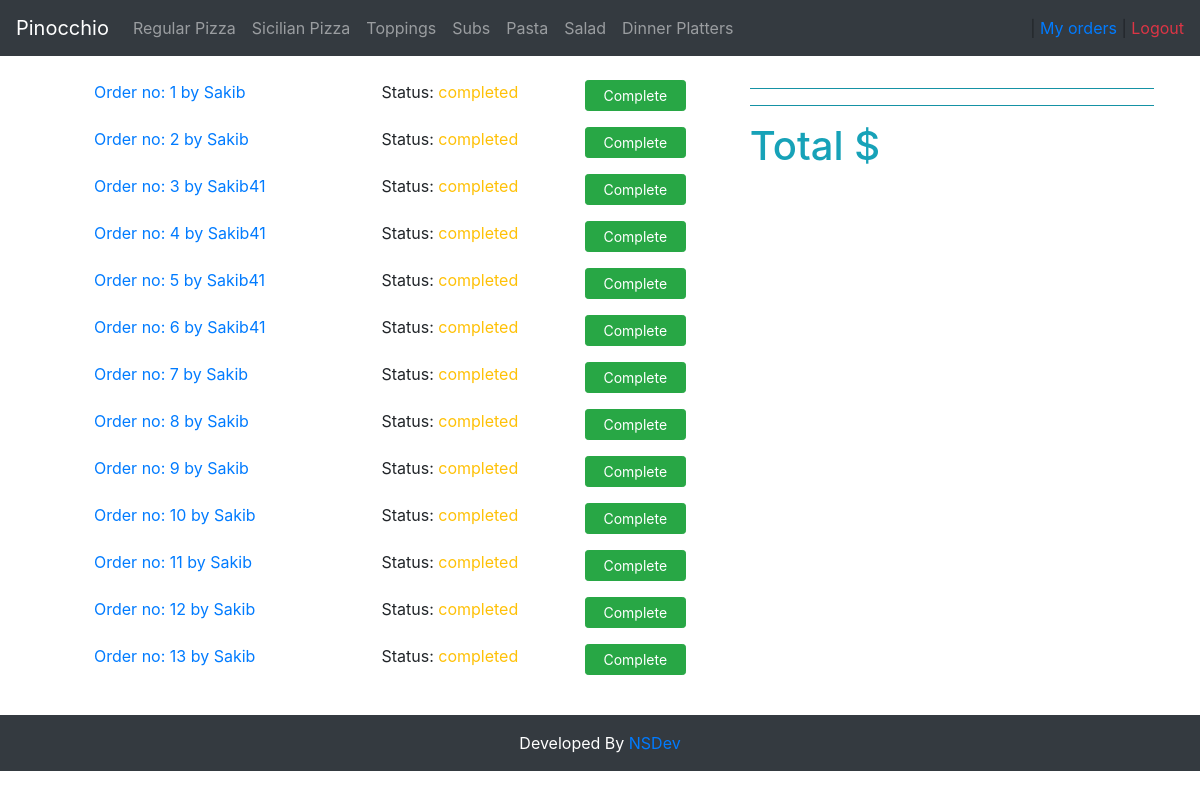
The page /orders_manager/Sakib/15 on the database its author committed.
### orders/models.py (models this page shows, shortened)
class Category(models.Model):
    name=models.CharField(max_length=64)
    def __str__(self):
        return f"{self.name}"

class UserOrder(models.Model):
    user=models.ForeignKey(User,on_delete=models.CASCADE)
    order_number=models.IntegerField()
    topping_allowance=models.IntegerField(default=0)
    status=models.CharField(max_length=64,default='initiated')

### orders/views.py (the view)
# urls.py: path("orders_manager/<str:user>/<str:order_number>", views.orders_manager, name="orders_manager"),
def orders_manager(request,user,order_number):
    user=User.objects.get(username=user)
    context = {
        "Checkout":Order.objects.filter(user=user,number=order_number),
        "Checkout_category":Order.objects.filter(user=user,number=order_number).values_list('category').distinct(),
        "Total":list(Order.objects.filter(user=user,number=order_number).aggregate(Sum('price')).values())[0],
        "user":request.user,
        "Category": Category.objects.all(),
        "Order_number":order_number,
        "All_orders":UserOrder.objects.exclude(status='initiated')
    }
    return render(request,"orders/orders_manager.html",context)

### orders/templates/orders/orders_manager.html (shortened to what this page needs)
{% extends "orders/layout.html" %}
{% block body %}
<div id='my_orders_container' class='row m-3'>
    <div class='pr-3 col-sm-7'>
        <ul>
            {% for row in All_orders %}
            <li class='p-2 row' >
                <a class="col-sm" href="{% url 'orders_manager' row.user row.order_number  %}"><span>Order no: {{row.order_number}} by {{row.user}}</span></a>
                <span class='col-sm-4 mr-3'>Status: <span class='text-warning'>{{row.status}}</span></span>
                <a class="btn btn-sm btn-success col-sm-2" role="button" href="{% url 'complete_order' row.user row.order_number  %}">Complete</a>
            </li>
            {% endfor %}
        </ul>
    </div>
    <div class="col-sm-5">
    <ul>
        <hr class='bg-info'>
        <hr class='bg-info'>
        <li class='text-info pr-3'><h1>Total
            ${{ Total|floatformat:2}}</h1>
        </li>
    </ul>
</div>
</div>
{% endblock %}

### orders/templates/orders/layout.html (shortened to what this page needs)
<!DOCTYPE html>
<html lang="en">
<head>
    {% load static %}
    <link rel="stylesheet" href="{% static 'css/bootstrap.min.css' %}">
    <link rel="stylesheet" href="{% static 'css/style.css' %}">
</head>
<body>
    <nav class="navbar navbar-expand-lg navbar-dark bg-dark">
        <a class="navbar-brand" href="{% url 'index' %}">Pinocchio</a>
        <div class="collapse navbar-collapse" id="navbarSupportedContent">
            <ul class="navbar-nav mr-auto">
                {% for category in Category %}
                <li class="nav-item {% if  Active_category == category %} active {% endif %}">
                    <a class="nav-link" href="{% url 'menu' category  %}">
                        {{ category }}
                    </a>
                </li>
                {% endfor %}
            </ul>
            {% if Category %}
            {% if not user.is_superuser %}
            <a href="{% url 'my_orders' Order_number %}">My orders</a>&nbsp;|&nbsp;
            {% endif %}
            <a class="text-danger" href="{% url 'logout' %}"> Logout</a>
            {% endif %}
        </div>
    </nav>
    <div class="container-fluid" style="min-height: 78vh;">
        {% block body %}
        {% endblock %}
    </div>
    <footer class="bg-dark p-3 mt-3"><p class="text-center text-white m-auto ">Developed By <a href="https://nsdev.me">NSDev</a></p></footer>
</body>
</html>

### orders/static/css/style.css (style rules this page uses)
li { list-style: none; }
a { text-decoration: none; }

### rows shown on the page
Category: name "Regular Pizza"
Category: name "Sicilian Pizza"
Category: name "Toppings"
Category: name "Subs"
Category: name "Pasta"
Category: name "Salad"
Category: name "Dinner Platters"
UserOrder: order_number "1", user "Sakib", status "completed"
UserOrder: order_number "2", user "Sakib", status "completed"
UserOrder: order_number "3", user "Sakib41", status "completed"
UserOrder: order_number "4", user "Sakib41", status "completed"
UserOrder: order_number "5", user "Sakib41", status "completed"
UserOrder: order_number "6", user "Sakib41", status "completed"
UserOrder: order_number "7", user "Sakib", status "completed"
UserOrder: order_number "8", user "Sakib", status "completed"
UserOrder: order_number "9", user "Sakib", status "completed"
UserOrder: order_number "10", user "Sakib", status "completed"
UserOrder: order_number "11", user "Sakib", status "completed"
UserOrder: order_number "12", user "Sakib", status "completed"
UserOrder: order_number "13", user "Sakib", status "completed"
